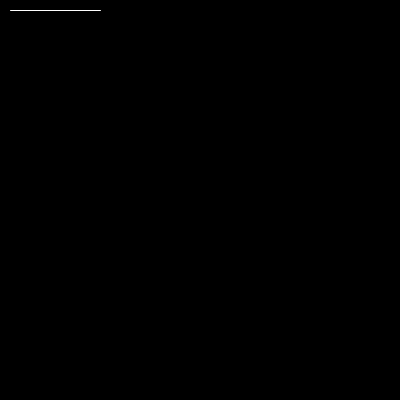
Frame 1 (no input)
Frame 60 (the mouse pressed at the canvas centre just before this capture): identical to frame 1, image omitted
Frame 120 (the mouse held since frame 60 and released just before this capture): identical to frame 1, image omitted

The Processing sketch that drew this single still picture (run headless with seeded random() and noise(); from frame 60 on, the mouse is pressed at the canvas centre):

// Processing sketch: sketch_02_rotate
// ── sketch_02_rotate.pde
void setup(){
  size(400,400);
  stroke(255);
}

void draw(){

  background(0);
  
  //(10,10)から(100,10)に線を引く
  line(10,10,100,10);
  
  //座標系の原点を中心に30度回転させる
  rotate(30*PI/180); // 度からラジアンへの変換 rad ＝ deg*PI/180;
  
  
}
